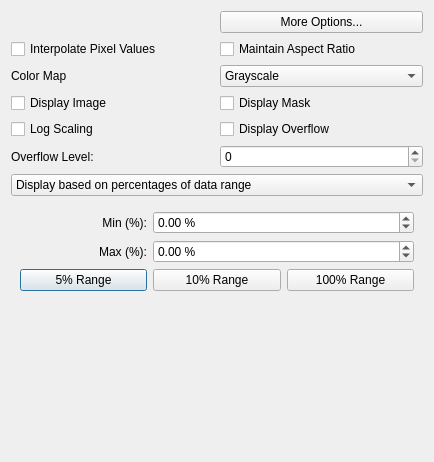
<?xml version="1.0" encoding="UTF-8"?>
<ui version="4.0">
 <class>QxrdDisplayDialog</class>
 <widget class="QDialog" name="QxrdDisplayDialog">
  <property name="geometry">
   <rect>
    <x>0</x>
    <y>0</y>
    <width>434</width>
    <height>462</height>
   </rect>
  </property>
  <property name="windowTitle">
   <string>D&amp;isplay</string>
  </property>
  <layout class="QGridLayout" name="gridLayout_2">
   <item row="0" column="0">
    <layout class="QGridLayout" name="gridLayout">
     <item row="1" column="0">
      <widget class="QCheckBox" name="m_InterpolatePixels">
       <property name="toolTip">
        <string>Gives a smoother display when zoomed in</string>
       </property>
       <property name="text">
        <string>Interpolate Pixel Values</string>
       </property>
      </widget>
     </item>
     <item row="1" column="1">
      <widget class="QCheckBox" name="m_MaintainAspectRatio">
       <property name="toolTip">
        <string>Try to maintain the aspect ratio of the image as it is zoomed and resized</string>
       </property>
       <property name="text">
        <string>Maintain Aspect Ratio</string>
       </property>
      </widget>
     </item>
     <item row="2" column="0">
      <widget class="QLabel" name="label_8">
       <property name="text">
        <string>Color Map</string>
       </property>
      </widget>
     </item>
     <item row="2" column="1">
      <widget class="QComboBox" name="m_DisplayColorMap">
       <property name="toolTip">
        <string>Choose the color map for image display</string>
       </property>
       <item>
        <property name="text">
         <string>Grayscale</string>
        </property>
       </item>
       <item>
        <property name="text">
         <string>Inverted grayscale</string>
        </property>
       </item>
       <item>
        <property name="text">
         <string>Earth</string>
        </property>
       </item>
       <item>
        <property name="text">
         <string>Spectrum</string>
        </property>
       </item>
       <item>
        <property name="text">
         <string>Fire</string>
        </property>
       </item>
       <item>
        <property name="text">
         <string>Ice</string>
        </property>
       </item>
      </widget>
     </item>
     <item row="3" column="0">
      <widget class="QCheckBox" name="m_DisplayImage">
       <property name="toolTip">
        <string>Display image data</string>
       </property>
       <property name="text">
        <string>Display Image</string>
       </property>
      </widget>
     </item>
     <item row="3" column="1">
      <widget class="QCheckBox" name="m_DisplayMask">
       <property name="toolTip">
        <string>Display Mask</string>
       </property>
       <property name="text">
        <string>Display Mask</string>
       </property>
      </widget>
     </item>
     <item row="4" column="1">
      <widget class="QCheckBox" name="m_DisplayOverflow">
       <property name="toolTip">
        <string>Display Overflow</string>
       </property>
       <property name="text">
        <string>Display Overflow</string>
       </property>
      </widget>
     </item>
     <item row="5" column="0">
      <widget class="QLabel" name="label_9">
       <property name="text">
        <string>Overflow Level:</string>
       </property>
      </widget>
     </item>
     <item row="5" column="1">
      <widget class="QSpinBox" name="m_OverflowLevel">
       <property name="toolTip">
        <string>overflow (saturation) level (0..65535)</string>
       </property>
       <property name="maximum">
        <number>65536</number>
       </property>
      </widget>
     </item>
     <item row="6" column="0" colspan="2">
      <widget class="QComboBox" name="m_DisplayScalingMode">
       <property name="toolTip">
        <string>Image display intensity scaling mode</string>
       </property>
       <item>
        <property name="text">
         <string>Display based on percentages of data range</string>
        </property>
       </item>
       <item>
        <property name="text">
         <string>Display based on percentiles of pixel counts</string>
        </property>
       </item>
       <item>
        <property name="text">
         <string>Display based on abs. values</string>
        </property>
       </item>
      </widget>
     </item>
     <item row="7" column="0" colspan="2">
      <widget class="QStackedWidget" name="m_DisplayParmsStack">
       <property name="currentIndex">
        <number>0</number>
       </property>
       <widget class="QWidget" name="page">
        <layout class="QGridLayout" name="gridLayout_15">
         <item row="2" column="0">
          <widget class="QLabel" name="label_11">
           <property name="text">
            <string>Min (%):</string>
           </property>
           <property name="alignment">
            <set>Qt::AlignRight|Qt::AlignTrailing|Qt::AlignVCenter</set>
           </property>
          </widget>
         </item>
         <item row="2" column="1" colspan="2">
          <widget class="QDoubleSpinBox" name="m_DisplayMinimumPct">
           <property name="keyboardTracking">
            <bool>false</bool>
           </property>
           <property name="suffix">
            <string> %</string>
           </property>
           <property name="minimum">
            <double>-20.000000000000000</double>
           </property>
           <property name="maximum">
            <double>120.000000000000000</double>
           </property>
          </widget>
         </item>
         <item row="3" column="0">
          <widget class="QLabel" name="label_12">
           <property name="text">
            <string>Max (%):</string>
           </property>
           <property name="alignment">
            <set>Qt::AlignRight|Qt::AlignTrailing|Qt::AlignVCenter</set>
           </property>
          </widget>
         </item>
         <item row="3" column="1" colspan="2">
          <widget class="QDoubleSpinBox" name="m_DisplayMaximumPct">
           <property name="keyboardTracking">
            <bool>false</bool>
           </property>
           <property name="suffix">
            <string> %</string>
           </property>
           <property name="minimum">
            <double>-20.000000000000000</double>
           </property>
           <property name="maximum">
            <double>120.000000000000000</double>
           </property>
          </widget>
         </item>
         <item row="4" column="0">
          <widget class="QPushButton" name="m_Display_5pct">
           <property name="text">
            <string>5% Range</string>
           </property>
          </widget>
         </item>
         <item row="4" column="1">
          <widget class="QPushButton" name="m_Display_10pct">
           <property name="text">
            <string>10% Range</string>
           </property>
          </widget>
         </item>
         <item row="4" column="2">
          <widget class="QPushButton" name="m_Display_100pct">
           <property name="text">
            <string>100% Range</string>
           </property>
          </widget>
         </item>
         <item row="5" column="1">
          <spacer name="verticalSpacer_7">
           <property name="orientation">
            <enum>Qt::Vertical</enum>
           </property>
           <property name="sizeHint" stdset="0">
            <size>
             <width>88</width>
             <height>58</height>
            </size>
           </property>
          </spacer>
         </item>
        </layout>
       </widget>
       <widget class="QWidget" name="page_3">
        <layout class="QGridLayout" name="gridLayout_18">
         <item row="0" column="0">
          <widget class="QLabel" name="label_25">
           <property name="text">
            <string>Min (Percentile):</string>
           </property>
          </widget>
         </item>
         <item row="0" column="1">
          <widget class="QDoubleSpinBox" name="m_DisplayMinimumPctle">
           <property name="keyboardTracking">
            <bool>false</bool>
           </property>
           <property name="suffix">
            <string> %</string>
           </property>
           <property name="minimum">
            <double>-20.000000000000000</double>
           </property>
           <property name="maximum">
            <double>120.000000000000000</double>
           </property>
          </widget>
         </item>
         <item row="1" column="0">
          <widget class="QLabel" name="label_26">
           <property name="text">
            <string>Max (Percentile):</string>
           </property>
          </widget>
         </item>
         <item row="1" column="1">
          <widget class="QDoubleSpinBox" name="m_DisplayMaximumPctle">
           <property name="keyboardTracking">
            <bool>false</bool>
           </property>
           <property name="suffix">
            <string> %</string>
           </property>
           <property name="minimum">
            <double>-20.000000000000000</double>
           </property>
           <property name="maximum">
            <double>120.000000000000000</double>
           </property>
          </widget>
         </item>
         <item row="2" column="1">
          <spacer name="verticalSpacer_9">
           <property name="orientation">
            <enum>Qt::Vertical</enum>
           </property>
           <property name="sizeHint" stdset="0">
            <size>
             <width>20</width>
             <height>70</height>
            </size>
           </property>
          </spacer>
         </item>
        </layout>
       </widget>
       <widget class="QWidget" name="page_2">
        <layout class="QGridLayout" name="gridLayout_19">
         <item row="0" column="0">
          <widget class="QLabel" name="label_14">
           <property name="text">
            <string>Minimum:</string>
           </property>
          </widget>
         </item>
         <item row="0" column="1">
          <widget class="QDoubleSpinBox" name="m_DisplayMinimumVal">
           <property name="keyboardTracking">
            <bool>false</bool>
           </property>
           <property name="suffix">
            <string/>
           </property>
           <property name="minimum">
            <double>-1000000000.000000000000000</double>
           </property>
           <property name="maximum">
            <double>1000000000.000000000000000</double>
           </property>
          </widget>
         </item>
         <item row="1" column="0">
          <widget class="QLabel" name="label_15">
           <property name="text">
            <string>Maximum:</string>
           </property>
          </widget>
         </item>
         <item row="1" column="1">
          <widget class="QDoubleSpinBox" name="m_DisplayMaximumVal">
           <property name="keyboardTracking">
            <bool>false</bool>
           </property>
           <property name="suffix">
            <string/>
           </property>
           <property name="minimum">
            <double>-1000000000.000000000000000</double>
           </property>
           <property name="maximum">
            <double>1000000000.000000000000000</double>
           </property>
          </widget>
         </item>
         <item row="2" column="1">
          <widget class="QPushButton" name="m_AutoRange">
           <property name="enabled">
            <bool>false</bool>
           </property>
           <property name="font">
            <font>
             <pointsize>8</pointsize>
            </font>
           </property>
           <property name="text">
            <string>Auto Range</string>
           </property>
          </widget>
         </item>
         <item row="3" column="1">
          <spacer name="verticalSpacer_10">
           <property name="orientation">
            <enum>Qt::Vertical</enum>
           </property>
           <property name="sizeHint" stdset="0">
            <size>
             <width>20</width>
             <height>40</height>
            </size>
           </property>
          </spacer>
         </item>
        </layout>
       </widget>
      </widget>
     </item>
     <item row="0" column="1">
      <widget class="QPushButton" name="m_DisplayOptionsButton">
       <property name="text">
        <string>More Options...</string>
       </property>
      </widget>
     </item>
     <item row="4" column="0">
      <widget class="QCheckBox" name="m_DisplayImageLog">
       <property name="toolTip">
        <string>Logarithmic Intensity Scaling</string>
       </property>
       <property name="text">
        <string>Log Scaling</string>
       </property>
      </widget>
     </item>
    </layout>
   </item>
  </layout>
 </widget>
 <resources/>
 <connections/>
</ui>
